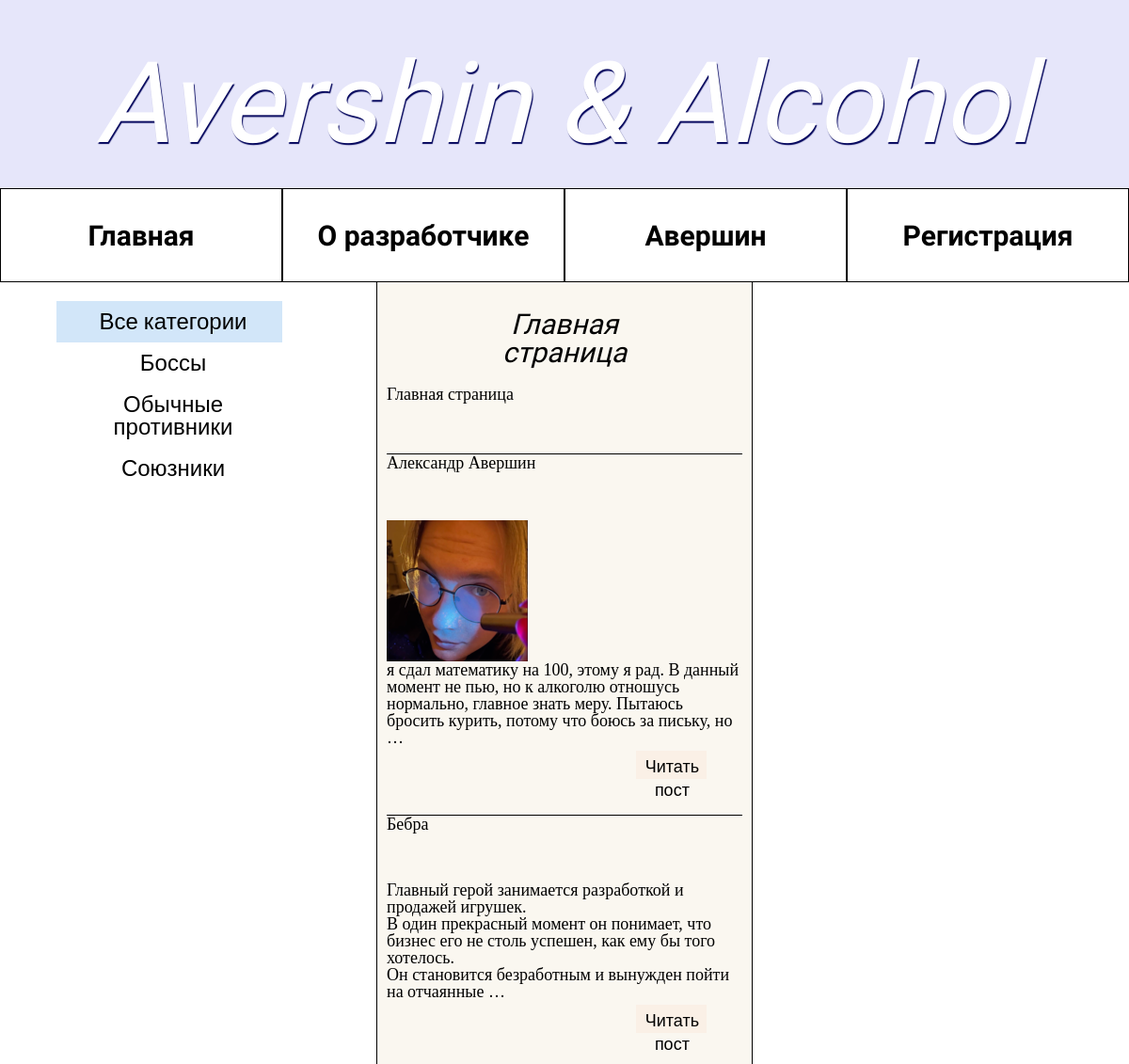
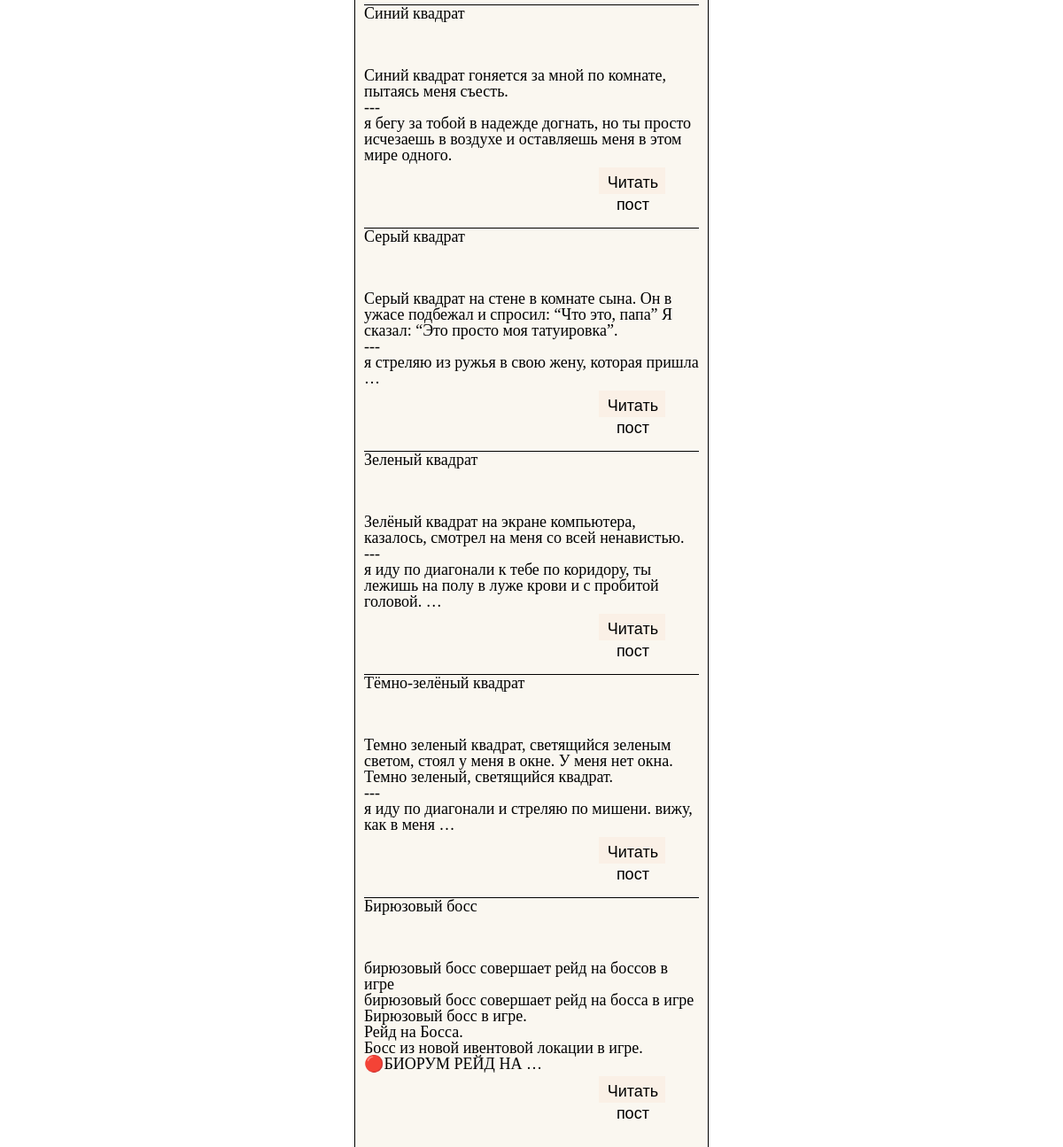
The page / on the database its author committed (2 pictures, top to bottom).
### Game/models.py (models this page shows, shortened)
class Category(models.Model):
    name = models.CharField(max_length=100, db_index=True, verbose_name='Категория')
    slug = models.SlugField(max_length=255, unique=True, db_index=True, verbose_name="URL")
    def get_absolute_url(self):
        return reverse('category', kwargs={'cat_slug': self.slug})
    class Meta:
        verbose_name = 'Категория'
        verbose_name_plural = 'Категории'
        ordering = ['id']

class mobs(models.Model):
    title = models.CharField(max_length=255, verbose_name='Имя')
    slug = models.SlugField(max_length=255, unique=True, db_index=True, verbose_name="URL")
    content = models.TextField(blank=True, verbose_name='Информация')
    photo = models.ImageField(upload_to="photos/%Y/%m/%d/", blank=True, verbose_name='Изображение')
    time_created = models.DateTimeField(auto_now_add=True, verbose_name="Дата публикации")
    time_updated = models.DateTimeField(auto_now=True, verbose_name='Дата последнего изменения')
    is_published = models.BooleanField(default=False, verbose_name='Выложено')
    cat = models.ForeignKey('Category', on_delete=models.PROTECT, verbose_name='Категория')
    def get_absolute_url(self):
        return reverse('post', kwargs={'post_slug': self.slug})
    class Meta:
        verbose_name = 'персонаж'
        verbose_name_plural = 'персонажи'
        ordering = ['time_created', 'title']

### Game/views.py (the view)
# urls.py: 2. Add a URL to urlpatterns:  path('', Home.as_view(), name='home')
class Home(DataMixin, ListView):
    model = mobs
    template_name = 'game/AvAl_MainPage_extender.html'
    context_object_name = 'posts'
    def get_context_data(self, *, object_list=None, **kwargs):
        context = super().get_context_data(**kwargs)
        c_def = self.get_user_context(title="Главная страница")
        return dict(list(context.items()) + list(c_def.items()))
    def get_queryset(self):
        return mobs.objects.filter(is_published=True)

### Game/utils.py (called while the page is built)
    def get_user_context(self, **kwargs):
        context = kwargs
        cats = Category.objects.annotate(Count('mobs'))
        user_menu = menu.copy()
        if not self.request.user.is_authenticated:
            user_menu.pop(3)
        context['menu'] = user_menu
        context['cats'] = cats
        if 'cat_selected' not in context:
            context['cat_selected'] = 0
        return context

### Game/templates/game/AvAl_MainPage_extender.html
{% extends 'game/AvAl_base.html' %}
{% block information %}
<p>Главная страница</p>
<br><br><br>
<ul class="list-articles">
{% for p in posts %}
    <li>
        <div class="article_block">
            <div class="article-flex">
                <div class="post_title">{{p.title}}</div>
                <div class="post_text">
                    {% if p.photo %}
                    <img src="{{ p.photo.url }}" alt="no image" class="img-article">
                    {% endif %}
                    {{p.content|linebreaks|truncatewords:30}}
                </div>
            </div>
            <div class="link-read-post">
                <a class="ss" href="{{ p.get_absolute_url }}">Читать пост</a>
            </div>
        </div>
        <br>
    </li>
{% endfor %}
</ul>
{% endblock %}

### Game/templates/game/AvAl_base.html (shortened to what this page needs)
{% load static %}
{% load game_tags %}
<!DOCTYPE html>
<html lang="ru">
<head>
    <link rel="stylesheet" type="text/css" href="{% static 'game/css/styles.css' %}"/>
</head>
<body>
<div class="main_content">
    <div class="main_title">
        <div class="title_text">
            Avershin & Alcohol
        </div>
    </div>
    <div class="navigation">
        <div class="buttonrow">
        {% for m in menu %}
            <a class="buttonelement" href="{% url m.url_name %}">
              <span class="button">
                {{m.title}}
              </span>
            </a>
        {% endfor %}
        </div>
    </div>
    <div class="sidenav">
        {% if cat_selected == 0 %}
            <a href="#" class="selected">Все категории</a>
        {% else %}
            <a href="{% url 'home' %}">Все категории</a>
        {% endif %}
        {% for c in cats %}
            {% if c.mobs__count != 0 %}
                {% if c.pk == cat_selected %}
                    <li class="selected"> {{c.name}} </li>
                {% else %}
                    <li><a href="{{ c.get_absolute_url }}">{{ c.name }}</a></li>
                {% endif %}
            {% endif %}
        {% endfor %}
    </div>
    <div class="Main_block">
        <div class="Main_information">
            <div class="main_tag">{{title}}</div>
            {% block information %}
            {% endblock %}
        </div>
    </div>
</div>
</body>
</html>

### Game/static/game/css/styles.css (style rules this page uses)
* { padding: 0; margin: 0; border: 0; }
*, *:before, *:after { -moz-box-sizing: border-box; -webkit-box-sizing: border-box; box-sizing: border-box; }
html,body { height: 100%; width: 100%; line-height: 1; font-size: 18px; -ms-text-size-adjust: 100%; -moz-text-size-adjust: 100%; -webkit-text-size-adjust: 100%; }
a, a:visited { text-decoration: None }
ul, li { list-style: None }
img { vertical-align: top }
.main_content { background: antiquewhite; text-align: center; width: 100%; height: auto; }
.main_tag { font-family: 'PT Sans', sans-serif; color: black; font-style: oblique; font-weight: 1; font-size: 30px; text-align: center; display: block; width: 100%; padding: 20px 100px; }
.title_text { font-family: 'Passions Conflict', cursive; color: white; text-shadow: 1px 2px 1px #01035b; font-size: 120px; font-style: italic; font-weight: 1; }
.link-read-post { text-align: right; vertical-align: middle; width: 100%; height: 50px; }
.ss { text-align: center; line-height: 25px; vertical-align: middle; display: block; background-color: Linen; height: 30px; width: 20%; margin: 5px 10px 0 70%; padding: 4px 0 0 2px; font-family: 'Roboto', sans-serif; font-style: normal; color: black; }
.main_title { width: 100%; text-align: center; padding: 50px 0; height: 200px; position: relative; background-color: lavender; }
.navigation { position: sticky; z-index: 4; top: 0; }
.Main_block { background-color: white; height: 4000px; width: 100%; padding-left: 400px; padding-right: 400px; }
.buttonrow { display: flex; flex-wrap: nowrap; background-image: url("../images/ButtonNotActive.svg"); justify-content: space-evenly; height: 100px; }
.Main_information { background-color: #FAF7F0; border: 1px solid black; width: 100%; height: 4000px; padding: 10px; transition-duration: 1s; border-top-width: 0; transition-delay: 500ms; text-align: left; position: relative; z-index: 2; }
.buttonelement { display: block; font-family: 'Raleway', sans-serif; font-weight: bold; font-size: 30px; font-style: inherit; color: black; border: 1px solid black; padding: 35px 0; width: 34%; top: 50%; background-color: white; transition-duration: 300ms; transition-timing-function: linear; }
.selected { background-color: #d2e6f9; padding: 10px 8px 10px 16px; font-family: 'Roboto', sans-serif; color: black; font-size: 24px; display: block; transition-duration: 300ms; }
.sidenav { width: 300px; height: 250px; position: absolute; z-index: 1; left: 0; padding-top: 20px; padding-left: 5%; }
.sidenav a { padding: 10px 8px 10px 16px; font-family: 'Roboto', sans-serif; color: black; font-size: 24px; display: block; transition-duration: 300ms; }
.img-article { display: block; height: 150px; width: 150px; padding: 0; margin: 0; }
.article_block { border-top: 1px solid black; }
.post_title { height: 70px; width: 100%; }
.post_text { display: block; }

### rows shown on the page
Category: name "Боссы"
Category: name "Обычные противники"
Category: name "Союзники"
mobs: title "Александр Авершин", photo (picture), content "я сдал математику на 100, этому я рад. В данный момент не пью, но к алкоголю отношусь нормально, главное знать меру. Пытаюсь бросить курить, потому что боюсь за письку, но …"
mobs: title "Бебра", content "Главный герой занимается разработкой и продажей игрушек. В один прекрасный момент он понимает, что бизнес его не столь успешен, как ему бы того хотелось. Он становится безработным и вынужден пойти на отчаянные …"
mobs: title "Синий квадрат", content "Синий квадрат гоняется за мной по комнате, пытаясь меня съесть. --- я бегу за тобой в надежде догнать, но ты просто исчезаешь в воздухе и оставляешь меня в этом мире одного."
mobs: title "Серый квадрат", content "Серый квадрат на стене в комнате сына. Он в ужасе подбежал и спросил: “Что это, папа” Я сказал: “Это просто моя татуировка”. --- я стреляю из ружья в свою жену, которая пришла …"
mobs: title "Зеленый квадрат", content "Зелёный квадрат на экране компьютера, казалось, смотрел на меня со всей ненавистью. --- я иду по диагонали к тебе по коридору, ты лежишь на полу в луже крови и с пробитой головой. …"
mobs: title "Тёмно-зелёный квадрат", content "Темно зеленый квадрат, светящийся зеленым светом, стоял у меня в окне. У меня нет окна. Темно зеленый, светящийся квадрат. --- я иду по диагонали и стреляю по мишени. вижу, как в меня …"
mobs: title "Бирюзовый босс", content "бирюзовый босс совершает рейд на боссов в игре бирюзовый босс совершает рейд на босса в игре Бирюзовый босс в игре. Рейд на Босса. Босс из новой ивентовой локации в игре. 🔴БИОРУМ РЕЙД НА …"

### other values the page prints
{{ m.title }} "Главная" "О разработчике" "Авершин" "Регистрация"
{{ title }} "Главная страница"
